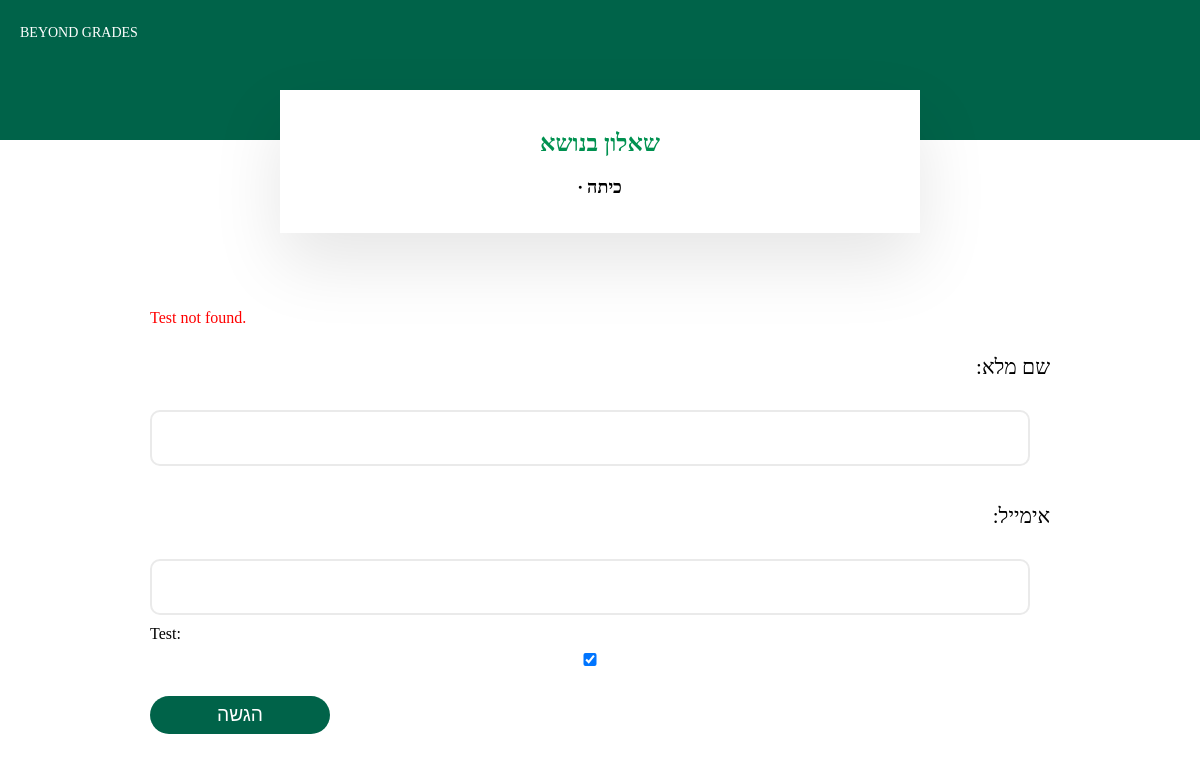
Before: /test_page/1720433243/ with the older database file.
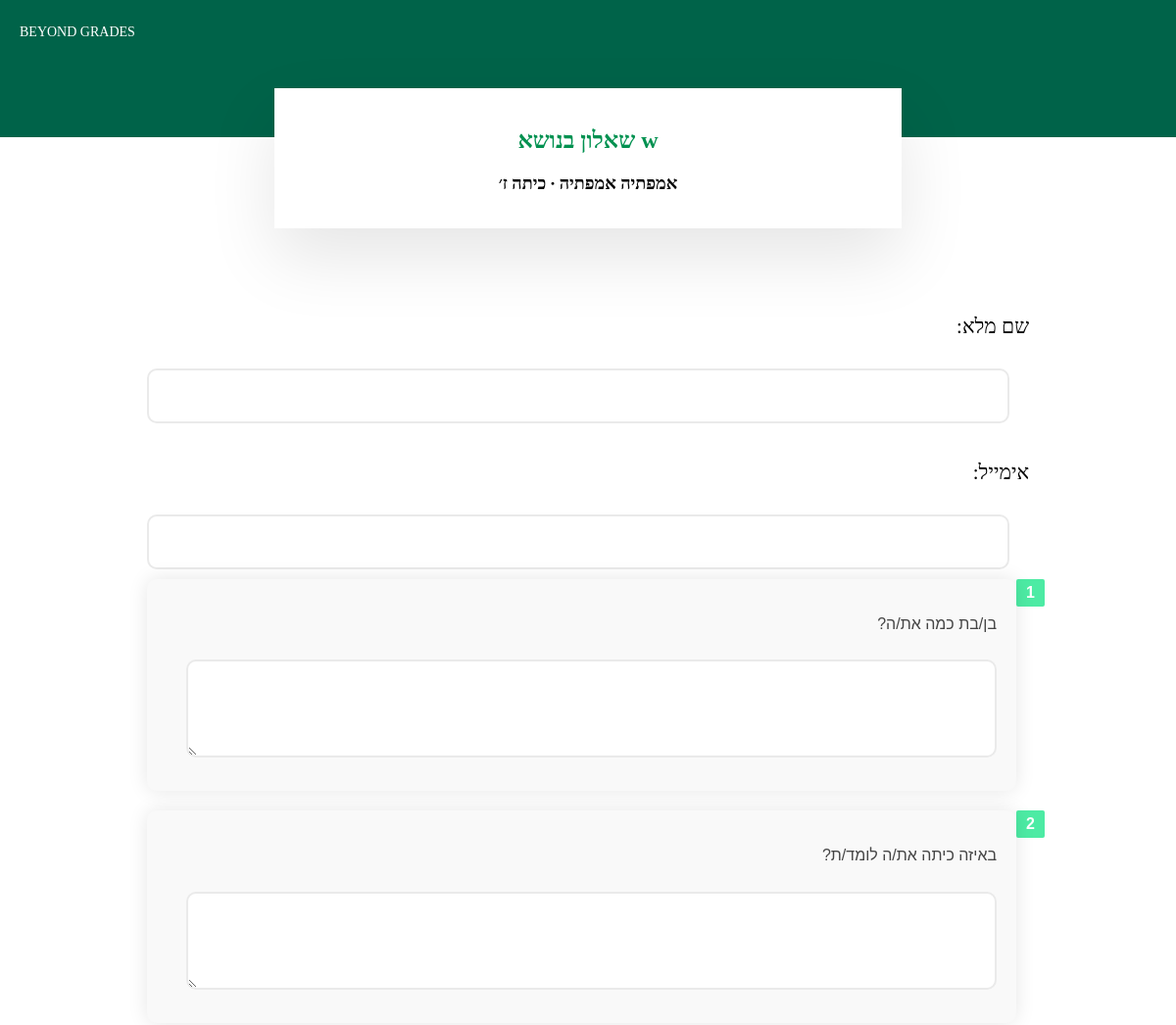
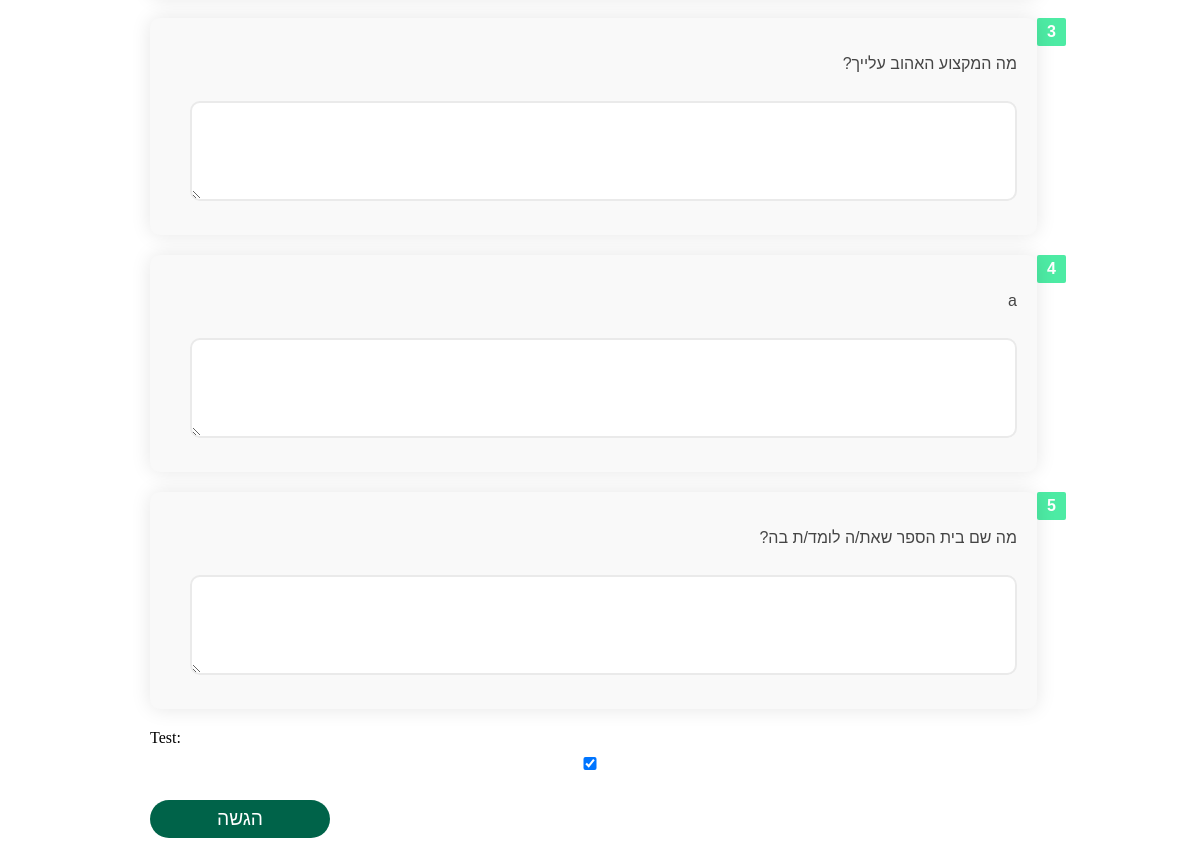
After: the same page with the newer database file (2 pictures, top to bottom).
### web/models.py (models this page shows, shortened)
class Test(models.Model):
    id = models.AutoField(primary_key=True)  # Field to store the test ID
    title = models.CharField(max_length=100)
    skill = models.CharField(max_length=100)  # Field to store skill
    subject = models.CharField(max_length=100)  # Field to store subject
    date = models.DateField(auto_now_add=True)  # Automatically set the creation date to the current date when the object is created
    teacher = models.ForeignKey('Teacher', related_name='tests', on_delete=models.CASCADE)  # Field to store the teacher
    link = models.URLField(max_length=200, blank=True, null=True)  # Field to store the URL link for the test
    grade = models.CharField(max_length=100)

class Question(models.Model):
    id = models.AutoField(primary_key=True)  # Field to store the question ID
    test = models.ForeignKey('Test', related_name='questions', on_delete=models.CASCADE)
    number = models.IntegerField()  # Number of the question
    text = models.TextField()  # Text of the question

### web/views.py (the view)
# urls.py: path('test_page/<int:test_id>/', views.test_page, name='test_page'),
def test_page(request, test_id):
    try:
        test = Test.objects.get(id=test_id)
        questions = test.questions.all()  # Assuming a related_name of 'questions' in Test model
        if questions:
            return render(request, 'test_page.html', {'questions': questions, 'test': test, 'grade': test.grade, 'skill': test.skill})
        else:
            return render(request, 'test_page.html', {'error_message': 'No questions found for this test.'})
    except Test.DoesNotExist:
        return render(request, 'test_page.html', {'error_message': 'Test not found.'})

### web/templates/test_page.html (shortened to what this page needs)
{% extends 'base.html' %}
{% block content %}
<div class="header">
    <div class="header-text">BEYOND GRADES</div>
</div>
<div class="title-box">
    <h2 style="font-size: 24px; color: #009150">שאלון בנושא {{ test.title }}</h2>
    <h2 style="font-size: 18px; color: black">{{ skill }} {{ test.skill }} ∙ כיתה {{ test.grade }} </h2>
</div>
<div class="form-container">
    <form method="post" action="{% url 'submit_answers' %}">
        {% if error_message %}
            <p style="color: red;">{{ error_message }}</p>
        {% endif %}
        <div>
            <h4>שם מלא:</h4>
            <input type="text" name="full_name" id="full_name" required>
        </div>
        <div>
            <h4>אימייל:</h4>
            <input type="text" name="email" id="email" required>
        </div>
        {% for question in questions %}
        <div class="question-container">
            <div class="vertical-line">
                <div class="question-number">{{ forloop.counter }}</div>
            </div>
            <div class="triangle-box">
                <p class="question-text">{{ question.text }}</p>
                <textarea name="answer_{{ question.id }}" rows="3" cols="30"></textarea>
            </div>
        </div>
        {% endfor %}
        <div>
            <label for="test">Test:</label>
            <input type="checkbox" name="test" id="test" checked>
        </div>
        <button type="submit">הגשה</button>
    </form>
</div>
{% endblock %}

### web/templates/base.html (shortened to what this page needs)
<!DOCTYPE html>
<html lang="en">
<head>
</head>
<body>
    {% block content %}
    {% endblock %}
</body>
</html>

### web/templates/test_page.html (style rules this page uses)
body { background-color: white; margin: 0; padding: 0; }
.header { background-color: #006349; width: 100%; padding: 70px 0; box-sizing: border-box; text-align: center; color: white; }
.title-box { background-color: white; color: #009150; padding: 20px; border-radius: 0px; text-align: center; max-width: 600px; margin: -50px auto 0 auto; box-shadow: 0 30px 70px rgba(0, 0, 0, 0.1); }
.header-text { position: absolute; top: 25px; left: 20px; color: white; font-size: 14px; font-family: Arial Rounded MT Bold; }
.form-container { max-width: 900px; margin: 40px auto; padding: 20px; background-color: transparent; }
.form-container h3, .form-container h4 { color: black; text-align: right; font-size: 21px; font-weight: normal; font-family: Noto Sans Hebrew New; margin-bottom: 20px; direction: rtl; }
.form-container input[type="text"], .form-container textarea, .form-container input[type="checkbox"] { width: calc(100% - 20px); margin: 10px 0; padding: 15px; border: 2px solid #eaeaea; border-radius: 10px; box-sizing: border-box; font-size: 1.2rem; transition: border-color 0.3s ease; direction: rtl; text-align: right; }
.form-container button { width: 20%; padding: 8px; background-color: #006349; color: #fff; text-align: center; border: none; border-radius: 30px; cursor: pointer; transition: background-color 0.3s ease; font-size: 1.2rem; margin-top: 20px; }
.question-container { display: flex; align-items: flex-start; margin-bottom: 20px; direction: rtl; text-align: right; }
.vertical-line { position: relative; width: 3px; background-color: #009150; margin-left: 10px; }
.vertical-line .question-number { position: absolute; left: -10px; background-color: #4deba4; color: white; padding: 5px 10px; border-radius: 2px; font-family: 'Noto Sans Hebrew New', sans-serif; font-size: 16px; font-weight: bold; }
.triangle-box { background-color: #f9f9f9; padding: 20px; border-radius: 10px; box-shadow: 0 0 20px rgba(0, 0, 0, 0.1); position: relative; flex-grow: 1; }
.triangle-box .question-text { font-family: 'Noto Sans Hebrew New', sans-serif; font-size: 16px; font-weight: 400; line-height: 1.3; color: #454545; white-space: normal; }
.triangle-box textarea { width: calc(100% - 20px); margin: 10px 0; padding: 15px; border: 2px solid #eaeaea; border-radius: 10px; box-sizing: border-box; font-size: 1.2rem; transition: border-color 0.3s ease; direction: rtl; text-align: right; }

Changed rows visible on the page:
added Test: title "w", skill "אמפתיה", grade "ז׳"
added Question: text "בן/בת כמה את/ה?"
added Question: text "באיזה כיתה את/ה לומד/ת?"
added Question: text "מה המקצוע האהוב עלייך?"
added Question: text "a"
added Question: text "מה שם בית הספר שאת/ה לומד/ת בה?"
Other visible differences:
{{ error_message }}: "Test not found." → (not shown)
